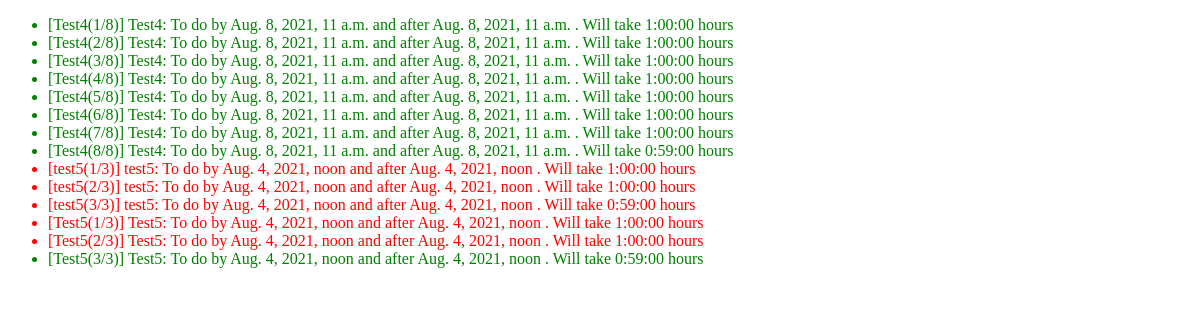
The page /calendarauto/Todo on the database as committed earlier.
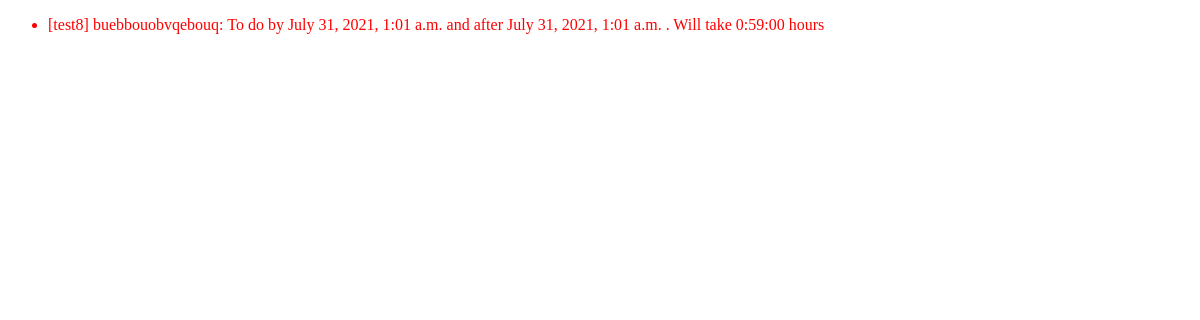
The same page on the database as committed later.
### calendarauto/models.py (models this page shows, shortened)
class GenericTask(models.Model):
    task_name = models.CharField(max_length=100, default = "None")
    task_description = models.CharField(max_length=300,default='None')
    deadline = models.DateTimeField('Deadline', null=True)
    do_after = models.DateTimeField('Do After', default=timezone.now, null=True) # Do the task by
    est_time_to_complete = models.DurationField(default=timedelta(hours=1)) # Est time to complete
    completed = models.BooleanField(default=False) # Whether the task is completed or not
    location = models.CharField(max_length = 300) # The location of the task
    scheduled = models.BooleanField(default=False) # Whether the task is scheduled or not
    time_created = models.DateTimeField("Time Created", default=timezone.now)
    class Meta:
        get_latest_by = 'time_created'

### calendarauto/views.py (the view)
# urls.py: path('Todo', views.TodoView.as_view(), name='todo'),
class TodoView(generic.ListView):
    template_name = 'calendarauto/todolist.html'
    context_object_name = 'task_list'
    def get_queryset(self):
        return GenericTask.objects.order_by('-deadline')

### calendarauto/templates/calendarauto/todolist.html (shortened to what this page needs)
<!DOCTYPE html>
<html onClick="changeURL(event)">
    <head>
    </head>
    <body>
    {% if task_list %}
        <ul>
        {% for task in task_list %}
            {% if task.scheduled %}
                <li style="color:green">[{{ task.task_name }}] {{ task.task_description }}: To do by {{ task.deadline }} and after {{ task.deadline }} . Will take {{ task.est_time_to_complete }} hours</li>
            {% else %}
                <li style="color:red">[{{ task.task_name }}] {{ task.task_description }}: To do by {{ task.deadline }} and after {{ task.deadline }} . Will take {{ task.est_time_to_complete }} hours</li>
            {% endif %}
        {% endfor %}
        </ul>
    {% else %}
        <p>No tasks.</p>
    {% endif %}
    </body>
</html>

Rows that differ between the two databases and show on the page:
removed GenericTask: task_name "Test4(1/8)", task_description "Test4", deadline "Aug. 8, 2021, 11 a.m.", est_time_to_complete "1:00:00"
removed GenericTask: task_name "Test4(2/8)", task_description "Test4", deadline "Aug. 8, 2021, 11 a.m.", est_time_to_complete "1:00:00"
removed GenericTask: task_name "Test4(3/8)", task_description "Test4", deadline "Aug. 8, 2021, 11 a.m.", est_time_to_complete "1:00:00"
removed GenericTask: task_name "Test4(4/8)", task_description "Test4", deadline "Aug. 8, 2021, 11 a.m.", est_time_to_complete "1:00:00"
removed GenericTask: task_name "Test4(5/8)", task_description "Test4", deadline "Aug. 8, 2021, 11 a.m.", est_time_to_complete "1:00:00"
removed GenericTask: task_name "Test4(6/8)", task_description "Test4", deadline "Aug. 8, 2021, 11 a.m.", est_time_to_complete "1:00:00"
removed GenericTask: task_name "Test4(7/8)", task_description "Test4", deadline "Aug. 8, 2021, 11 a.m.", est_time_to_complete "1:00:00"
removed GenericTask: task_name "Test4(8/8)", task_description "Test4", deadline "Aug. 8, 2021, 11 a.m.", est_time_to_complete "0:59:00"
removed GenericTask: task_name "test5(1/3)", task_description "test5", deadline "Aug. 4, 2021, noon", est_time_to_complete "1:00:00"
removed GenericTask: task_name "test5(2/3)", task_description "test5", deadline "Aug. 4, 2021, noon", est_time_to_complete "1:00:00"
removed GenericTask: task_name "test5(3/3)", task_description "test5", deadline "Aug. 4, 2021, noon", est_time_to_complete "0:59:00"
removed GenericTask: task_name "Test5(1/3)", task_description "Test5", deadline "Aug. 4, 2021, noon", est_time_to_complete "1:00:00"
removed GenericTask: task_name "Test5(2/3)", task_description "Test5", deadline "Aug. 4, 2021, noon", est_time_to_complete "1:00:00"
removed GenericTask: task_name "Test5(3/3)", task_description "Test5", deadline "Aug. 4, 2021, noon", est_time_to_complete "0:59:00"
added GenericTask: task_name "test8", task_description "buebbouobvqebouq", deadline "July 31, 2021, 1:01 a.m.", est_time_to_complete "0:59:00"
